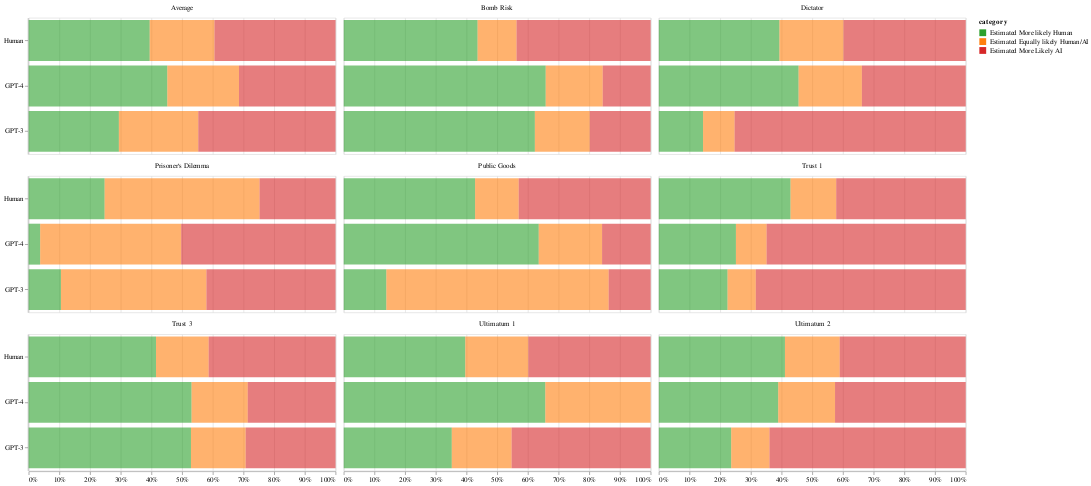

The notebook cell this image was saved under:
### Code cell
# Transform the data into a format suitable for Altair
records = []
for scenario, scenario_data in data.items():
    for entity, values in scenario_data.items():
        records.append({
            "scenario": scenario,
            "entity": entity,
            "Estimated More likely Human": values[0],
            "Estimated Equally likely Human/AI": values[1],
            "Estimated More Likely AI": values[2]
        })

# Create a DataFrame
df = pd.DataFrame.from_records(records)

# Melt the DataFrame to have category names and percentages in separate columns
df_melted = df.melt(id_vars=['scenario', 'entity'], 
                    value_vars=['Estimated More likely Human', 'Estimated Equally likely Human/AI', 'Estimated More Likely AI'],
                    var_name='category', value_name='percentage')

# Define the color scale
color_scale = alt.Scale(domain=['Estimated More likely Human', 'Estimated Equally likely Human/AI', 'Estimated More Likely AI'],
                        range=['#2ca02c', '#ff7f0e', '#d62728'])

# Create the selection for the interactive highlight
highlight = alt.selection_multi(on='click',fields=['entity'], empty='none')
# alt.selection_single(on='mouseover', fields=['category'], empty='none')

# Define the base chart with a bar mark and the selection highlight
base_chart = alt.Chart(df_melted).mark_bar().encode(
    x=alt.X('sum(percentage)', stack="normalize", title='', axis=alt.Axis(format='.0%')),
    y=alt.Y('entity:N', title='', sort=alt.EncodingSortField('entity', op='min', order='descending')),
    color=alt.Color('category', scale=color_scale),
    opacity=alt.condition(highlight, alt.value(1), alt.value(0.6)),
    tooltip=[alt.Tooltip('scenario'), alt.Tooltip('entity'), alt.Tooltip('category'), alt.Tooltip('sum(percentage):Q', format='.2%')]
).properties(
    width=450,  # Width of the individual charts
    height=200
).add_selection(
    highlight,
)

# Facet the base chart into two rows
faceted_chart = base_chart.facet(
    facet=alt.Facet('scenario', title='', header=alt.Header(labelOrient='top', titleOrient='top')),
    columns=3  # Display four graphs in each column
)

# Adjust spacing between the rows for better readability
faceted_chart = faceted_chart.configure_facet(spacing=10)

# Show the chart
faceted_chart

### Figure 1 — Vega-Lite specification as saved in the notebook (floating-point values rounded to 4 significant figures)
{"config": {"view": {"continuousWidth": 300, "continuousHeight": 300}, "facet": {"spacing": 10}}, "data": {"name": "data-8b281c27ea2cdaa791f5d136c0652db3"}, "facet": {"field": "scenario", "header": {"labelOrient": "top", "titleOrient": "top"}, "title": "", "type": "nominal"}, "spec": {"mark": {"type": "bar"}, "encoding": {"color": {"field": "category", "scale": {"domain": ["Estimated More likely Human", "Estimated Equally likely Human/AI", "Estimated More Likely AI"], "range": ["#2ca02c", "#ff7f0e", "#d62728"]}, "type": "nominal"}, "opacity": {"condition": {"param": "param_3", "value": 1, "empty": false}, "value": 0.6}, "tooltip": [{"field": "scenario", "type": "nominal"}, {"field": "entity", "type": "nominal"}, {"field": "category", "type": "nominal"}, {"aggregate": "sum", "field": "percentage", "format": ".2%", "type": "quantitative"}], "x": {"aggregate": "sum", "axis": {"format": ".0%"}, "field": "percentage", "stack": "normalize", "title": "", "type": "quantitative"}, "y": {"field": "entity", "sort": {"field": "entity", "op": "min", "order": "descending"}, "title": "", "type": "nominal"}}, "height": 200, "name": "view_3", "width": 450}, "columns": 3, "params": [{"name": "param_3", "select": {"type": "point", "fields": ["entity"], "on": "click"}, "views": ["view_3"]}], "$schema": "https://vega.github.io/schema/vega-lite/v5.16.3.json", "datasets": {"data-8b281c27ea2cdaa791f5d136c0652db3": [{"scenario": "Average", "entity": "Human", "category": "Estimated More likely Human", "percentage": 0.3946}, {"scenario": "Average", "entity": "GPT-4", "category": "Estimated More likely Human", "percentage": 0.4519}, {"scenario": "Average", "entity": "GPT-3", "category": "Estimated More likely Human", "percentage": 0.294}, {"scenario": "Dictator", "entity": "Human", "category": "Estimated More likely Human", "percentage": 0.3932}, {"scenario": "Dictator", "entity": "GPT-4", "category": "Estimated More likely Human", "percentage": 0.4555}, {"scenario": "Dictator", "entity": "GPT-3", "category": "Estimated More likely Human", "percentage": 0.1442}, {"scenario": "Ultimatum 1", "entity": "Human", "category": "Estimated More likely Human", "percentage": 0.3961}, {"scenario": "Ultimatum 1", "entity": "GPT-4", "category": "Estimated More likely Human", "percentage": 0.6569}, {"scenario": "Ultimatum 1", "entity": "GPT-3", "category": "Estimated More likely Human", "percentage": 0.3521}, {"scenario": "Ultimatum 2", "entity": "Human", "category": "Estimated More likely Human", "percentage": 0.411}, {"scenario": "Ultimatum 2", "entity": "GPT-4", "category": "Estimated More likely Human", "percentage": 0.3891}, {"scenario": "Ultimatum 2", "entity": "GPT-3", "category": "Estimated More likely Human", "percentage": 0.236}, {"scenario": "Trust 1", "entity": "Human", "category": "Estimated More likely Human", "percentage": 0.4293}, {"scenario": "Trust 1", "entity": "GPT-4", "category": "Estimated More likely Human", "percentage": 0.2513}, {"scenario": "Trust 1", "entity": "GPT-3", "category": "Estimated More likely Human", "percentage": 0.2241}, {"scenario": "Trust 3", "entity": "Human", "category": "Estimated More likely Human", "percentage": 0.415}, {"scenario": "Trust 3", "entity": "GPT-4", "category": "Estimated More likely Human", "percentage": 0.5309}, {"scenario": "Trust 3", "entity": "GPT-3", "category": "Estimated More likely Human", "percentage": 0.5289}, {"scenario": "Public Goods", "entity": "Human", "category": "Estimated More likely Human", "percentage": 0.4281}, {"scenario": "Public Goods", "entity": "GPT-4", "category": "Estimated More likely Human", "percentage": 0.6354}, {"scenario": "Public Goods", "entity": "GPT-3", "category": "Estimated More likely Human", "percentage": 0.1389}, {"scenario": "Bomb Risk", "entity": "Human", "category": "Estimated More likely Human", "percentage": 0.4363}, {"scenario": "Bomb Risk", "entity": "GPT-4", "category": "Estimated More likely Human", "percentage": 0.6582}, {"scenario": "Bomb Risk", "entity": "GPT-3", "category": "Estimated More likely Human", "percentage": 0.6228}, {"scenario": "Prisoner‘s Dilemma", "entity": "Human", "category": "Estimated More likely Human", "percentage": 0.2476}, {"scenario": "Prisoner‘s Dilemma", "entity": "GPT-4", "category": "Estimated More likely Human", "percentage": 0.0376}, {"scenario": "Prisoner‘s Dilemma", "entity": "GPT-3", "category": "Estimated More likely Human", "percentage": 0.1053}, {"scenario": "Average", "entity": "Human", "category": "Estimated Equally likely Human/AI", "percentage": 0.2108}, {"scenario": "Average", "entity": "GPT-4", "category": "Estimated Equally likely Human/AI", "percentage": 0.2336}, {"scenario": "Average", "entity": "GPT-3", "category": "Estimated Equally likely Human/AI", "percentage": 0.2587}, {"scenario": "Dictator", "entity": "Human", "category": "Estimated Equally likely Human/AI", "percentage": 0.2086}, {"scenario": "Dictator", "entity": "GPT-4", "category": "Estimated Equally likely Human/AI", "percentage": 0.2061}, {"scenario": "Dictator", "entity": "GPT-3", "category": "Estimated Equally likely Human/AI", "percentage": 0.1027}, {"scenario": "Ultimatum 1", "entity": "Human", "category": "Estimated Equally likely Human/AI", "percentage": 0.2053}, {"scenario": "Ultimatum 1", "entity": "GPT-4", "category": "Estimated Equally likely Human/AI", "percentage": 0.3431}, {"scenario": "Ultimatum 1", "entity": "GPT-3", "category": "Estimated Equally likely Human/AI", "percentage": 0.1949}, {"scenario": "Ultimatum 2", "entity": "Human", "category": "Estimated Equally likely Human/AI", "percentage": 0.1784}, {"scenario": "Ultimatum 2", "entity": "GPT-4", "category": "Estimated Equally likely Human/AI", "percentage": 0.1851}, {"scenario": "Ultimatum 2", "entity": "GPT-3", "category": "Estimated Equally likely Human/AI", "percentage": 0.1246}, {"scenario": "Trust 1", "entity": "Human", "category": "Estimated Equally likely Human/AI", "percentage": 0.1488}, {"scenario": "Trust 1", "entity": "GPT-4", "category": "Estimated Equally likely Human/AI", "percentage": 0.09993}, {"scenario": "Trust 1", "entity": "GPT-3", "category": "Estimated Equally likely Human/AI", "percentage": 0.09198}, {"scenario": "Trust 3", "entity": "Human", "category": "Estimated Equally likely Human/AI", "percentage": 0.1715}, {"scenario": "Trust 3", "entity": "GPT-4", "category": "Estimated Equally likely Human/AI", "percentage": 0.183}, {"scenario": "Trust 3", "entity": "GPT-3", "category": "Estimated Equally likely Human/AI", "percentage": 0.1782}, {"scenario": "Public Goods", "entity": "Human", "category": "Estimated Equally likely Human/AI", "percentage": 0.142}, {"scenario": "Public Goods", "entity": "GPT-4", "category": "Estimated Equally likely Human/AI", "percentage": 0.2064}, {"scenario": "Public Goods", "entity": "GPT-3", "category": "Estimated Equally likely Human/AI", "percentage": 0.7243}, {"scenario": "Bomb Risk", "entity": "Human", "category": "Estimated Equally likely Human/AI", "percentage": 0.1268}, {"scenario": "Bomb Risk", "entity": "GPT-4", "category": "Estimated Equally likely Human/AI", "percentage": 0.1857}, {"scenario": "Bomb Risk", "entity": "GPT-3", "category": "Estimated Equally likely Human/AI", "percentage": 0.1789}, {"scenario": "Prisoner‘s Dilemma", "entity": "Human", "category": "Estimated Equally likely Human/AI", "percentage": 0.5048}, {"scenario": "Prisoner‘s Dilemma", "entity": "GPT-4", "category": "Estimated Equally likely Human/AI", "percentage": 0.4593}, {"scenario": "Prisoner‘s Dilemma", "entity": "GPT-3", "category": "Estimated Equally likely Human/AI", "percentage": 0.474}, {"scenario": "Average", "entity": "Human", "category": "Estimated More Likely AI", "percentage": 0.3946}, {"scenario": "Average", "entity": "GPT-4", "category": "Estimated More Likely AI", "percentage": 0.3146}, {"scenario": "Average", "entity": "GPT-3", "category": "Estimated More Likely AI", "percentage": 0.4473}, {"scenario": "Dictator", "entity": "Human", "category": "Estimated More Likely AI", "percentage": 0.3983}, {"scenario": "Dictator", "entity": "GPT-4", "category": "Estimated More Likely AI", "percentage": 0.3384}, {"scenario": "Dictator", "entity": "GPT-3", "category": "Estimated More Likely AI", "percentage": 0.7532}, {"scenario": "Ultimatum 1", "entity": "Human", "category": "Estimated More Likely AI", "percentage": 0.3986}, {"scenario": "Ultimatum 1", "entity": "GPT-4", "category": "Estimated More Likely AI", "percentage": 0.0}, {"scenario": "Ultimatum 1", "entity": "GPT-3", "category": "Estimated More Likely AI", "percentage": 0.453}, {"scenario": "Ultimatum 2", "entity": "Human", "category": "Estimated More Likely AI", "percentage": 0.4106}, {"scenario": "Ultimatum 2", "entity": "GPT-4", "category": "Estimated More Likely AI", "percentage": 0.4258}, {"scenario": "Ultimatum 2", "entity": "GPT-3", "category": "Estimated More Likely AI", "percentage": 0.6394}, {"scenario": "Trust 1", "entity": "Human", "category": "Estimated More Likely AI", "percentage": 0.4219}, {"scenario": "Trust 1", "entity": "GPT-4", "category": "Estimated More Likely AI", "percentage": 0.6488}, {"scenario": "Trust 1", "entity": "GPT-3", "category": "Estimated More Likely AI", "percentage": 0.6839}, {"scenario": "Trust 3", "entity": "Human", "category": "Estimated More Likely AI", "percentage": 0.4134}, {"scenario": "Trust 3", "entity": "GPT-4", "category": "Estimated More Likely AI", "percentage": 0.2861}, {"scenario": "Trust 3", "entity": "GPT-3", "category": "Estimated More Likely AI", "percentage": 0.2928}, {"scenario": "Public Goods", "entity": "Human", "category": "Estimated More Likely AI", "percentage": 0.4299}, {"scenario": "Public Goods", "entity": "GPT-4", "category": "Estimated More Likely AI", "percentage": 0.1582}, {"scenario": "Public Goods", "entity": "GPT-3", "category": "Estimated More Likely AI", "percentage": 0.1367}, {"scenario": "Bomb Risk", "entity": "Human", "category": "Estimated More Likely AI", "percentage": 0.4369}, {"scenario": "Bomb Risk", "entity": "GPT-4", "category": "Estimated More Likely AI", "percentage": 0.1561}, {"scenario": "Bomb Risk", "entity": "GPT-3", "category": "Estimated More Likely AI", "percentage": 0.1983}, {"scenario": "Prisoner‘s Dilemma", "entity": "Human", "category": "Estimated More Likely AI", "percentage": 0.2476}, {"scenario": "Prisoner‘s Dilemma", "entity": "GPT-4", "category": "Estimated More Likely AI", "percentage": 0.5031}, {"scenario": "Prisoner‘s Dilemma", "entity": "GPT-3", "category": "Estimated More Likely AI", "percentage": 0.4207}]}}
